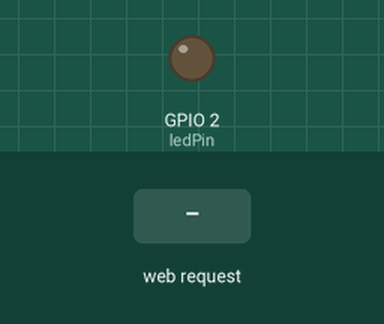
Recording of a sketch running on a simulated ESP32. On the bench: output pins drawn as LEDs (lit = HIGH). The test bench sets the inputs (shaded band). What the sketch prints to the serial monitor is not drawn.

Above: at 1.2 s.
1.3 s: HTTP request GET /control?state=high received
At 1.7 s:
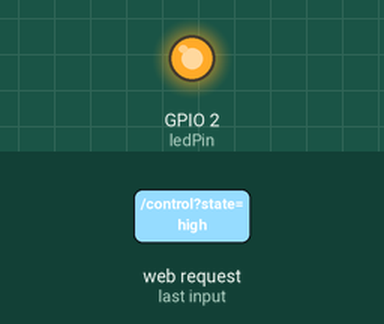
2.8 s: HTTP request GET /control?state=low received
At 4.0 s:
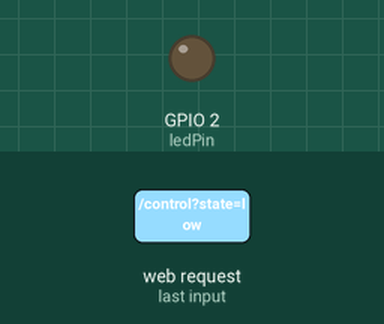
Timing chart, 0 to 5.8 s (numbered marks = the images above; inputs shaded):
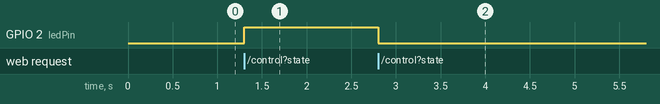

Measured:
- after the input at 1.3 s, GPIO 2 (ledPin): LOW → HIGH at once
- after the input at 2.8 s, GPIO 2 (ledPin): HIGH → LOW at once

The sketch:

ESP32_relay.ino
```cpp
#include <WiFi.h>
#include <WebServer.h>
#include <ESPmDNS.h> // Include the mDNS library

const char* ssid = "espRelay1";
const char* password = "12345678";
const char* hostname = "esprelay";
WebServer server(80);

const int ledPin = 2;

void setup() {
  pinMode(ledPin, OUTPUT);
  digitalWrite(ledPin, LOW);

  Serial.begin(115200);

  // Connect to WiFi
  WiFi.softAP(ssid, password, true);
  IPAddress myIP = WiFi.softAPIP();
  Serial.println("AP IP address: ");
  Serial.print(myIP);
  Serial.println("");

  // Configure mDNS
  if (!MDNS.begin(hostname)) {
    Serial.println("Error setting up MDNS responder!");
  }
  Serial.println("mDNS responder started");

  // Configure web server routes
  server.on("/", HTTP_GET, [](){
    server.send(200, "text/plain", "espRelay1 check: ok");
  });

  // Endpoint to control the GPIO pin
  server.on("/control", HTTP_GET, [](){
      if (server.hasArg("state")) {
          String state = server.arg("state");
          if (state == "high") {
              digitalWrite(ledPin, HIGH);
          } else if (state == "low") {
              digitalWrite(ledPin, LOW);
          }
          server.send(200, "text/plain", "OK");
      } else {
          server.send(400, "text/plain", "Bad Request: 'state' parameter missing");
      }
  });

  // Start the web server
  server.begin();
}

void loop() {
  server.handleClient();
}
```
